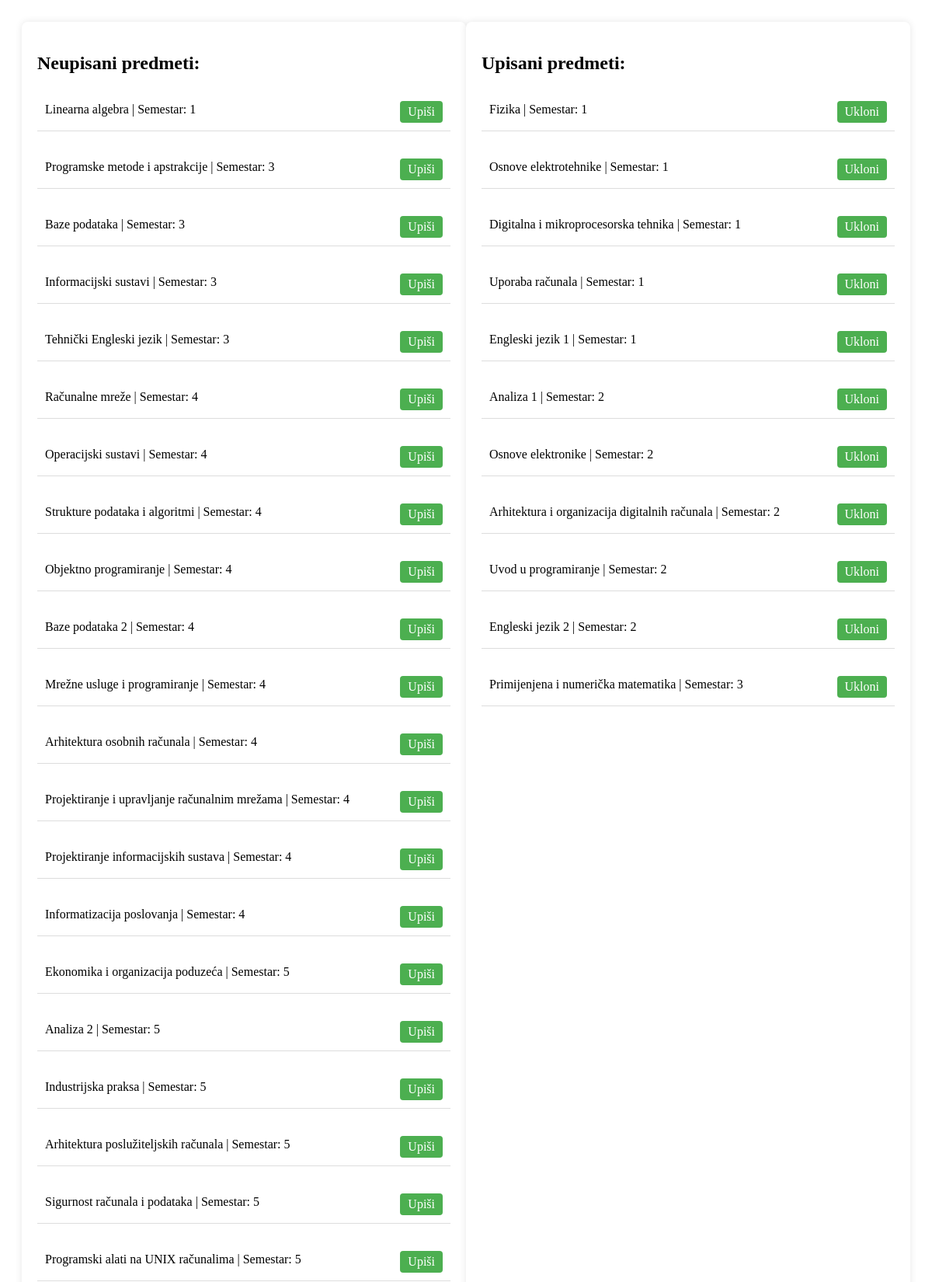
Screenshot of /upisni_list_stud/14 (signed in, upper part) with the database file from the repository.
### aplikacija/models.py (models this page shows, shortened)
class Predmet(models.Model):
    IZBOR=(('da','da'),('ne','ne'))
    name=models.CharField(max_length=50)
    kod=models.CharField(max_length=50)
    program=models.CharField(max_length=50)
    ects=models.IntegerField()
    sem_red=models.IntegerField()
    sem_izv=models.IntegerField()
    izborni=models.CharField(max_length=50,choices=IZBOR)
    nositelj=models.ForeignKey(Korisnik,on_delete=models.CASCADE,null=True)

### aplikacija/decorators.py (the view)
    def wrap(*args, **kwargs):
        if args[0].user.role == Korisnik.STUDENT:
            return function(*args, **kwargs)
        else:
            return redirect('login')

### aplikacija/templates/upisni_list_stud.html (shortened to what this page needs)
{% extends 'base.html' %}
{% block content %}
<div class="container">
    <div class="neupisani-predmeti">
        <h2>Neupisani predmeti:</h2>
        {% for predmet in neupisani_predmeti %}
            <div class="predmet">
                <div class="predmet-info">
                    {{predmet.name}}
                    {% if student.status == 'red' %}
                        | Semestar: {{predmet.sem_red}}
                    {% endif %}
                </div>
                <div class="predmet-actions">
                    <a href="{% url 'upisiPredmet' user_id=user_id predmet_id=predmet.id %}" class="button">Upiši</a>
                </div>
            </div>
        {% endfor %}
    </div>
    <div class="upisani-predmeti">
        <h2>Upisani predmeti:</h2>
        {% for predmet in upisani_predmeti %}
            <div class="predmet">
                <div class="predmet-info">
                    {{predmet.name}}
                    {% if student.status == 'red' %}
                        | Semestar: {{predmet.sem_red}}
                    {% endif %}
                </div>
                <div class="predmet-actions">
                    {% if predmet.id not in polozeni_predmeti and predmet.id not in nepolozeni_predmeti %}
                    <a href="{% url 'ukloniPredmet' user_id=user_id predmet_id=predmet.id %}" class="button">Ukloni</a>
                    {% endif %}
                </div>
            </div>
        {% endfor %}
    </div>
</div>
{% endblock %}

### aplikacija/templates/upisni_list_stud.html (style rules this page uses)
.container { display: flex; justify-content: space-between; padding: 20px; }
.neupisani-predmeti, .upisani-predmeti { width: 48%; background: #fff; padding: 20px; border-radius: 8px; box-shadow: 0 0 10px rgba(0, 0, 0, 0.1); }
.predmet { display: flex; justify-content: space-between; align-items: center; margin-bottom: 20px; padding: 10px; border-bottom: 1px solid #ddd; }
.predmet-info { flex: 1; }
.predmet-actions { text-align: right; }
.predmet a.button { display: inline-block; background-color: #4CAF50; color: white; padding: 5px 10px; margin-top: 5px; border: none; border-radius: 4px; cursor: pointer; text-decoration: none; }

### rows the page displays
Predmet: name "Linearna algebra", sem_red "1"
Predmet: name "Programske metode i apstrakcije", sem_red "3"
Predmet: name "Baze podataka", sem_red "3"
Predmet: name "Informacijski sustavi", sem_red "3"
Predmet: name "Tehnički Engleski jezik", sem_red "3"
Predmet: name "Računalne mreže", sem_red "4"
Predmet: name "Operacijski sustavi", sem_red "4"
Predmet: name "Strukture podataka i algoritmi", sem_red "4"
Predmet: name "Objektno programiranje", sem_red "4"
Predmet: name "Baze podataka 2", sem_red "4"
Predmet: name "Mrežne usluge i programiranje", sem_red "4"
Predmet: name "Arhitektura osobnih računala", sem_red "4"
Predmet: name "Projektiranje i upravljanje računalnim mrežama", sem_red "4"
Predmet: name "Projektiranje informacijskih sustava", sem_red "4"
Predmet: name "Informatizacija poslovanja", sem_red "4"
Predmet: name "Ekonomika i organizacija poduzeća", sem_red "5"
Predmet: name "Analiza 2", sem_red "5"
Predmet: name "Industrijska praksa", sem_red "5"
Predmet: name "Arhitektura poslužiteljskih računala", sem_red "5"
Predmet: name "Sigurnost računala i podataka", sem_red "5"
Predmet: name "Programski alati na UNIX računalima", sem_red "5"
Predmet: name "Fizika", sem_red "1", shows "Ukloni"
Predmet: name "Osnove elektrotehnike", sem_red "1", shows "Ukloni"
Predmet: name "Digitalna i mikroprocesorska tehnika", sem_red "1", shows "Ukloni"
Predmet: name "Uporaba računala", sem_red "1", shows "Ukloni"
Predmet: name "Engleski jezik 1", sem_red "1", shows "Ukloni"
Predmet: name "Analiza 1", sem_red "2", shows "Ukloni"
Predmet: name "Osnove elektronike", sem_red "2", shows "Ukloni"
Predmet: name "Arhitektura i organizacija digitalnih računala", sem_red "2", shows "Ukloni"
Predmet: name "Uvod u programiranje", sem_red "2", shows "Ukloni"
Predmet: name "Engleski jezik 2", sem_red "2", shows "Ukloni"
Predmet: name "Primijenjena i numerička matematika", sem_red "3", shows "Ukloni"
